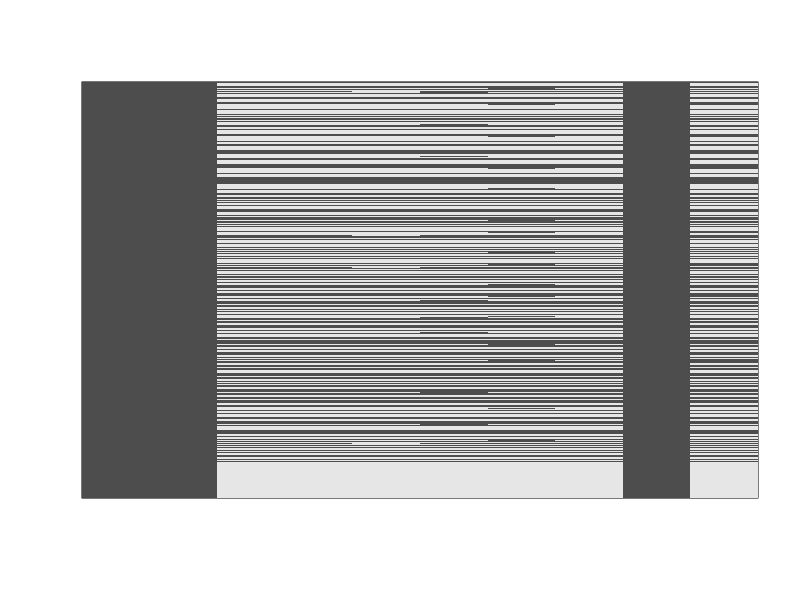
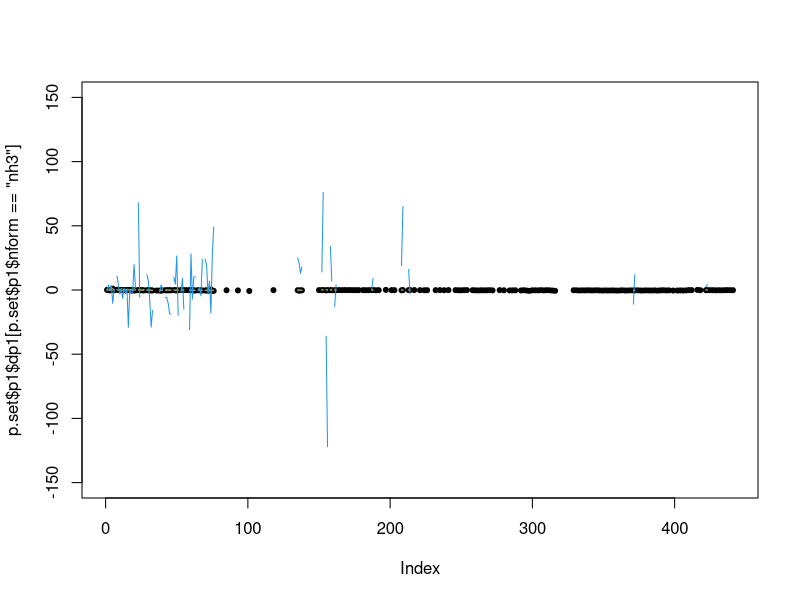

Generate these figures, in order, with R:
# overview

rm(list = ls())

df = read.csv('preped_data.csv', header = T, stringsAsFactors = F)
df$date = as.Date(df$date, format = '%Y-%m-%d')
df$nform = factor(df$nform)
df$variable = factor(df$variable)
str(df)

plot.na = function(df,col=NULL,...){
  df = is.na(df)
  if(is.null(col)){col=grey.colors(2)}
  image(t(apply(df,2,rev)),col=grey.colors(2),yaxt="n",xaxt="n",xlab="",ylab="",...)
}



# super general summary ---------------------------------------------------

str(df)
dim(df)
plot.na(df)
lapply(df, function(x) length(unique(x)))
head(df)


# some plots --------------------------------------------------------------

p.set = split(df, df$variable)

plot(p.set$p1$dp1[p.set$p1$nform == 'nh3'], ylim = c(-150,150), pch = 20)
j = 1
for(i in c('nh4', 'no2', 'no3')){
  j = j + 1
  lines(p.set$p1$dp1[p.set$p1$nform == i], col = j)
  print(length(p.set$p1$value[p.set$p1$nform == i]) - sum(is.na(p.set$p1$value[p.set$p1$nform == i])))
}
